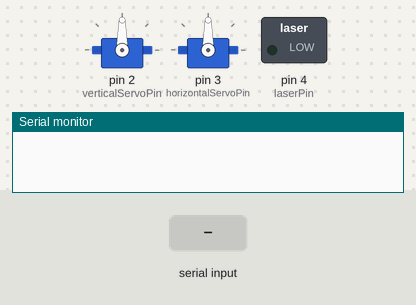
A sketch run on a simulated Arduino Uno, built with avr-gcc and run on an emulated ATmega328P. On the bench: 2 × servo, switched loads named in the sketch (green lamp = pin HIGH), the last lines printed to the serial monitor. The test bench sets the inputs (shaded band).

Above: at 1.2 s.
1.3 s: "x" received over Serial
At 1.9 s:
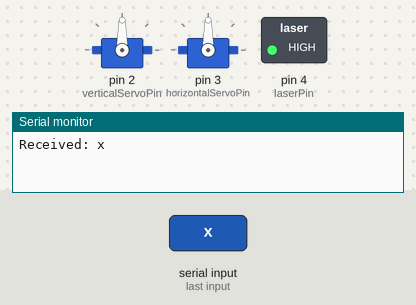
2.8 s: "u" received over Serial
At 3.1 s:
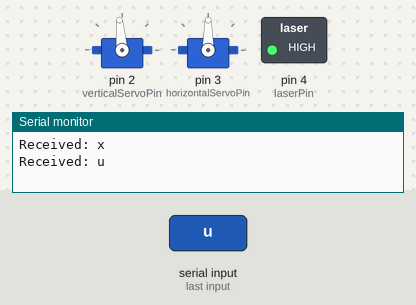
4.3 s: "u" received over Serial
At 5.4 s:
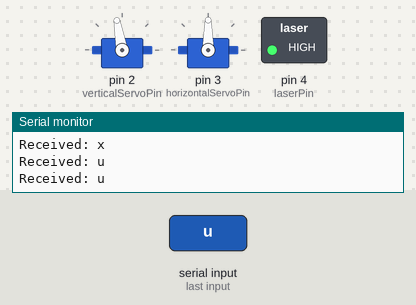
5.8 s: "x" received over Serial
At 6.6 s:
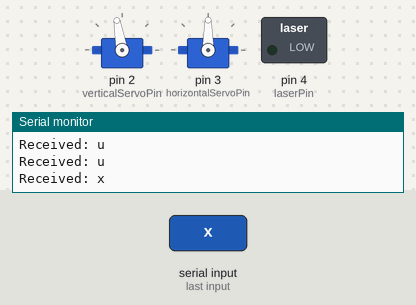
Timing chart, 0 to 8.3 s (numbered marks = the images above; inputs shaded):
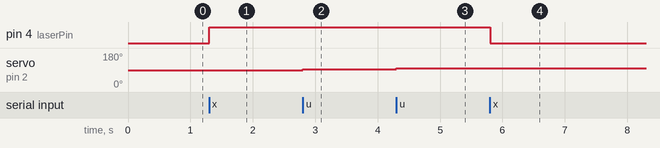

Measured:
- after the input at 1.3 s, pin 4 (laserPin): LOW → HIGH at once
- after the input at 2.8 s, servo on pin 2 (verticalServoPin): 90° → 95° at once
- after the input at 4.3 s, servo on pin 2 (verticalServoPin): 95° → 100° at once
- after the input at 5.8 s, pin 4 (laserPin): HIGH → LOW at once

The sketch:

RubyServoSerial.ino
```cpp
#include <Servo.h>

const int verticalServoPin = 2;
const int horizontalServoPin = 3;
const int laserPin = 4;
const int servoDelta = 5;

Servo verticalServo;
Servo horizontalServo;

int laserOn = LOW;
int vertical = 90;
int horizontal = 90;


void setup() {
  verticalServo.attach(verticalServoPin);
  horizontalServo.attach(horizontalServoPin);
  verticalServo.write(vertical);
  horizontalServo.write(horizontal);

  pinMode(laserPin, OUTPUT);

  Serial.begin(9600);
}

void loop()
{
  digitalWrite(laserPin, laserOn);
  if (Serial.available()) {
    char direction = Serial.read();
    Serial.println("Received: " + String(direction));
    switch(direction) {
      case 'u':
        vertical += servoDelta;
        break;
      case 'd':
        vertical -= servoDelta;
        break;
      case 'l':
        horizontal += servoDelta;
        break;
      case 'r':
        horizontal -= servoDelta;
        break;
      case 'x':
        laserOn = !laserOn;
        digitalWrite(laserPin, laserOn);
        break;
    }
    vertical = constrain(vertical, 0, 180);
    horizontal = constrain(horizontal, 0, 180);
    verticalServo.write(vertical);
    horizontalServo.write(horizontal);
  }
}
```
